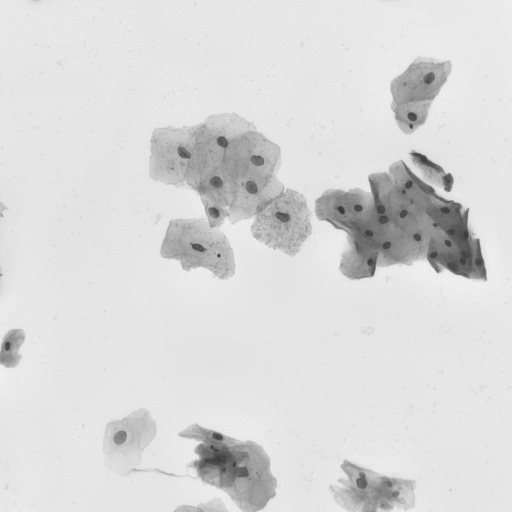
%> input picture trabalho 7/imagens/isbi2015/training_r1_01dec2014/training/EDF/frame004.png, 1024 x 1024 px (shown at 1/2 size)
$ octave main2.m   (GNU Octave 9; MATLAB toolbox functions it lacks are replaced by stand-ins)
%> lines starting %> are read from the running program, lines starting %| are printed output that depends on the picture
%Trabalho final
close all;
clear all;
clc;

img_path = 'imagens/isbi2015/training_r1_01dec2014/training/EDF/frame004.png';

I = imread(img_path);
%> I is the input picture: size 1024x1024 uint8; min 54, max 247, mean 217.8
% I = imresize(I, 0.0625);
I = imresize(I, 0.250);
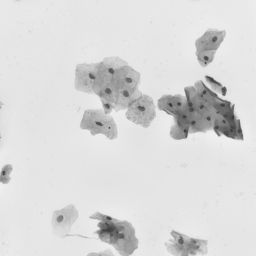
%> I: size 256x256 uint8; min 56, max 241, mean 217.8


figure;
imshow(I)

I = medfilt2(I, [3 3]);
I = imadjust(I);
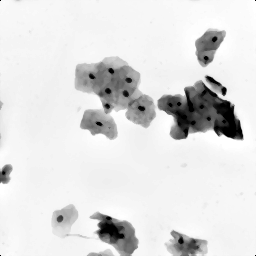
%> I: size 256x256 uint8; min 0, max 255, mean 223.1
% figure;
% imhist(I)

%Fuzzy C-means
%> (the run ends here)

$ run again, with trabalho 7/imagens/isbi2015/training_r1_01dec2014/training/EDF/frame013.png copied over trabalho 7/imagens/isbi2015/training_r1_01dec2014/training/EDF/frame004.png
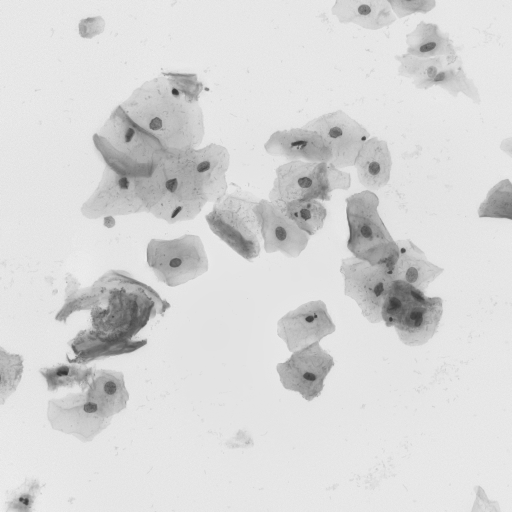
%> input picture trabalho 7/imagens/isbi2015/training_r1_01dec2014/training/EDF/frame013.png, 1024 x 1024 px (shown at 1/2 size)
%> I is the input picture: size 1024x1024 uint8; min 48, max 243, mean 215.5
%> `I = imresize(I, 0.250);`:
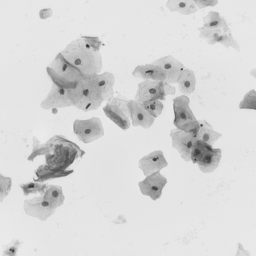
%> I: size 256x256 uint8; min 46, max 237, mean 215.5
%> `I = imadjust(I);`:
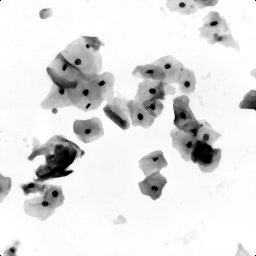
%> I: size 256x256 uint8; min 0, max 255, mean 223.9

$ run again, with trabalho 7/imagens/isbi2015/training_r1_01dec2014/training/EDF/frame014.png copied over trabalho 7/imagens/isbi2015/training_r1_01dec2014/training/EDF/frame004.png
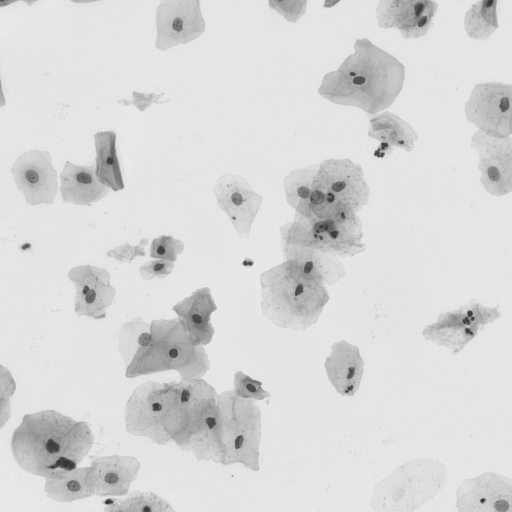
%> input picture trabalho 7/imagens/isbi2015/training_r1_01dec2014/training/EDF/frame014.png, 1024 x 1024 px (shown at 1/2 size)
%> I is the input picture: size 1024x1024 uint8; min 45, max 244, mean 216.3
%> `I = imresize(I, 0.250);`:
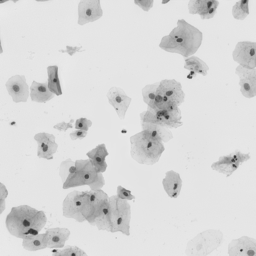
%> I: size 256x256 uint8; min 49, max 234, mean 216.3
%> `I = imadjust(I);`:
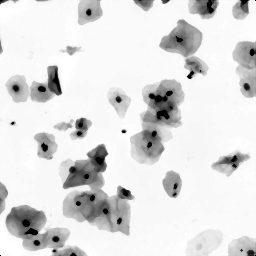
%> I: size 256x256 uint8; min 0, max 255, mean 222.1
